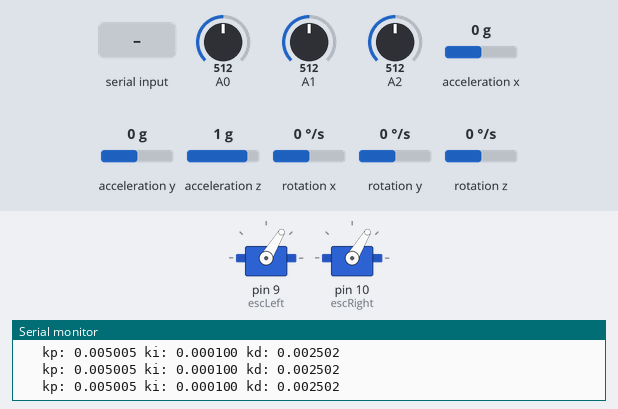
Recording of a sketch running on a simulated Arduino Uno, built with avr-gcc and run on an emulated ATmega328P. Parts: 2 × servo, the last lines printed to the serial monitor. The test bench sets the inputs (shaded band); at power-on: acceleration x 0 g, A1 = 512, A0 = 512, A2 = 512, acceleration y 0 g, acceleration z 1 g, rotation x 0 °/s, rotation y 0 °/s, rotation z 0 °/s.

Above: at 3.8 s.
3.9 s: acceleration x set to -1.4 g
At 5.06 s:
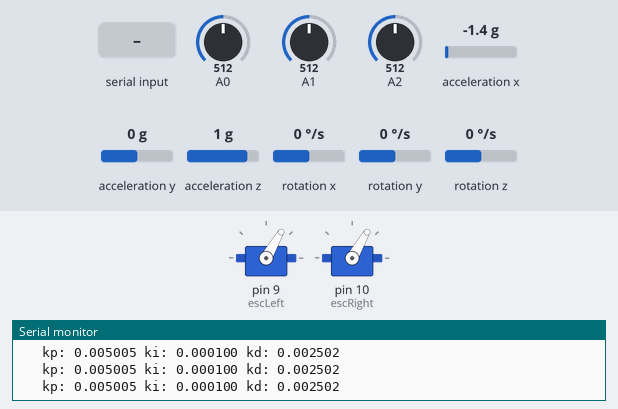
6.9 s: A1 set to 992
At 8.6 s:
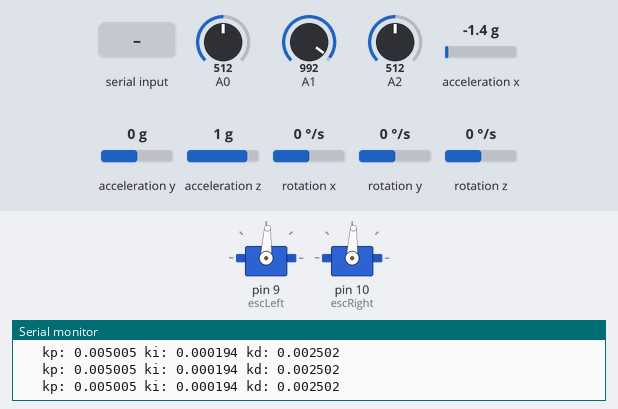
9.9 s: A1 set to 306
At 10.59 s:
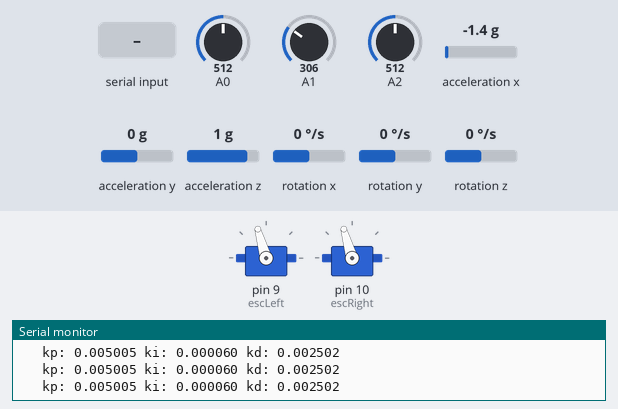
12.9 s: "90,45\n" received over Serial
14.4 s: A0 set to 30
Timing chart, 0 to 17.4 s (numbered marks = the images above; inputs shaded):
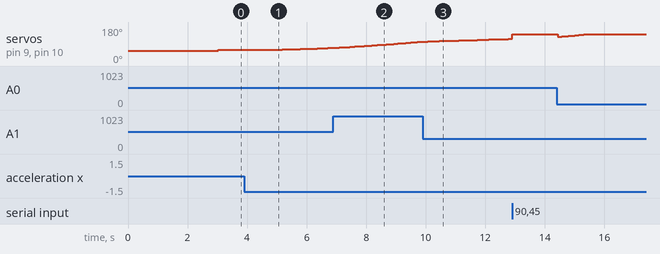

The sketch:

Master_Code_Two_Motor.ino
```cpp
#include <Wire.h>
#include <MPU6050.h>
#include <Servo.h>
#include <Filters.h>


/** Servo (ESC/Motor) variable and IMU variable **/
Servo escLeft;
Servo escRight;
MPU6050 mpu;

/** Working variables **/
unsigned long lastTime;
double unfilteredPitch, pitch, desiredPitch, errorPitch, lastPitch;
double unfilteredRoll, roll;

/** ADJUSTABLE: Setting a default pitch angle, sampling time in milliseconds, filter value, and  **/
double defaultAngle = - 10;
int SampleTime = 4;
float filterVal = 0.99;

/** The PID gains and PID terms **/
double kp, ki, kd;
double PTerm, ITerm, DTerm, DTermUnfiltered;
double ITermMin = 0;
double ITermMax = 2;
double sumPID;

/** To read serial monitor input angles **/
char readMonitor[3];  //CHECKON: changed this from "test" which was a keyword

/** Output, as well as it's minimum and maximum possible values to avoid integral wind up/overshoot **/
double Out;

void setup() {
  Serial.begin(9600);
  /** Bind ESC and motor to pin 9, then output value that doesn't make it run **/
  escLeft.attach(9);
  escLeft.write(1100);
  escRight.attach(10);
  escRight.write(1100);

  /** Testing connection to IMU **/
  while(!mpu.begin(MPU6050_SCALE_2000DPS, MPU6050_RANGE_2G)) {
    Serial.println("Could not find a valid MPU6050 sensor, check wiring!");
    delay(500);
  }
}

void loop() {
  /** Nothing will not run until 3 seconds in **/
  if (millis() < 3000) {
    Out = 1100;
  } else {
    /** Read normalized values from IMU and caclulates pitch and roll from them**/
    Vector normAccel = mpu.readNormalizeAccel();
    unfilteredPitch = (atan2(normAccel.XAxis, sqrt(normAccel.YAxis*normAccel.YAxis + normAccel.ZAxis*normAccel.ZAxis)) * 180.0) / M_PI;
    //int unfilteredRoll = (atan2(normAccel.YAxis, normAccel.ZAxis)*180.0)/M_PI;

    /** Smoothens out the pitch (tried lowpass filter). Second parameter determines the smoothness: 0 is off, 0.9999 is max smoothness **/
    pitch =  smooth(unfilteredPitch, filterVal, pitch);
    //roll = smooth(unfilteredRoll, filterVal, roll); //May need separate filter values for pitch and roll

    /** Will read input angle from Serial Monitor **/
    int i = 0;
    while (Serial.available()) {
     readMonitor[i++] = Serial.read();
    }

    /** Compute desired pitch and adds val (-20) to give val default angle, then computes error in pitch **/
    desiredPitch = atoi(readMonitor) + defaultAngle;
    errorPitch  = desiredPitch - pitch;

    /** TODO: Does same as above for roll but without default angle **/
    // This will involve editing how values are read in so you can input both roll and pitch

    /** Reading the PID gains from potentiometers on Analog ports 0, 1, and 2. Casting them to reasonable ranges **/
    double pot1 = analogRead(A0);
    double pot2 = analogRead(A1);
    double pot3 = analogRead(A2);
    double potMin = 0;
    double potMax = 1023;
    double pMin = 0;
    double iMin = 0;
    double dMin = 0;
    double pMax = 0.01;
    double iMax = 0.0002;
    double dMax = 0.005;
    kp = (((pot1 - potMin) * (pMax - pMin)) / (potMax - potMin)) + pMin;
    ki = (((pot2 - potMin) * (iMax - iMin)) / (potMax - potMin)) + iMin;
    kd = (((pot3 - potMin) * (dMax - dMin)) / (potMax - potMin)) + dMin;

    /** Calculating the time since last reading **/
    unsigned long now = millis();
    int timeChange = (now - lastTime);

    /** Computing the PID terms if timeChange is large enough **/
    if(timeChange >= SampleTime){
      /** P **/
      PTerm  = kp * errorPitch; // Proportional to instantaneous error in pitch

      /** I and clamping to prevent Integral wind up **/
      ITerm += ki * errorPitch; // Summed error in pitch over time
      if (ITerm > ITermMax) {
        ITerm = ITermMax;
      } else if (ITerm < ITermMin) {
        ITerm = ITermMin;
      }

      /** D **/
      double dpitch = (pitch - lastPitch);
      DTermUnfiltered = kd * dpitch;
      DTerm = smooth(DTermUnfiltered, 0.5, DTerm); // Instantaneous rate of change of pitch

      /** Compute sum of P, I, and D terms **/
      sumPID = PTerm + ITerm + DTerm;

      /** Remember some variables for next time **/
      lastPitch = pitch;
      lastTime = now;
    }

    /** Error from -87 to 43 is mapped from -1 to 1**/
    //Mapped = map(Mapped, -87, 44, 1000, 1370);  // NOTE: Mapped was changed to sumPID
    //Mapped = map(Mapped, -87, 43, -1, 1);
    double controlOutMin = 0;
    double controlOutMax = 1;
    double mixMin = 1150;
    double mixMax = 2000;
    if (sumPID > controlOutMax) {
      sumPID = controlOutMax;
    } else if (sumPID < controlOutMin) {
      sumPID = controlOutMin;
    }

    /** Input from -1 to 1 mapped to 1100 to 2000 **/
    Out = (((sumPID - controlOutMin) * (mixMax - mixMin)) / (controlOutMax - controlOutMin)) + mixMin;
  }

  // Currently keeping both outputs identical for preliminary fixed roll testing with two motors
  escLeft.write(Out);
  escRight.write(Out);
  printGains();
  //printPID();
  //printPitch();
  //printError();
  //printOut();
}

//double linInterp(double input,

double smooth(double data, float filterVal, double lastData){
  /** Makes sure parameters are within range **/
  if (filterVal > 1) {
    filterVal = .99;
  } else if (filterVal <= 0){
    filterVal = 0;
  }

  /** Computes smoothed value by taking into acount**/
  //TODO: Read up on where this equation came from (makes sense though)
  double smoothedVal = (data * (1 - filterVal)) + (lastData * filterVal);
  return smoothedVal;
}


void printPitch() {
  Serial.print(" Unfiltered Pitch = ");
  Serial.println(unfilteredPitch);
  Serial.print(" Pitch_d = ");
  Serial.println(desiredPitch);
  Serial.print(" Pitch = ");
  Serial.print(pitch);
}

void printError() {
  Serial.print(" Pitch_error = ");
  Serial.println(errorPitch);
}

void printGains() {
  Serial.print("\t kp: ");
  Serial.print(kp, 6);
  Serial.print(" ki: ");
  Serial.print(ki, 6);
  Serial.print(" kd: ");
  Serial.println(kd, 6);
}

void printPID() {
  Serial.print("\t P-Term = ");
  Serial.print(PTerm);
  Serial.print(" I-Term = ");
  Serial.print(ITerm);
  Serial.print(" D-Term = ");
  Serial.print(DTerm);
  Serial.print(" sumPID = ");
  Serial.print(sumPID);
}

void printOut() {
  Serial.print(" Out = ");
  Serial.println(Out);
}

/** Initial attempt at filtering, kept here for reference, originally went right after unfiltered pitch reading **/
    // ------------------------------------
    // create a one pole (RC) lowpass filter
    //RuningStatistics inputStats;
    //intputStats.setWindowSecs( 10.0 );
    //FilterOnePole filterOneLowpass( LOWPASS, 1000000 );
    //RunningStatistics filterOneLowpassStats;
    //filterOneLowpassStats.setWindowSecs( 10.0);
    //filterOneLowpass.input(unfilteredPitch);
    //pitch = filterOneLowpass.output();
    //pitch = unfilteredPitch;
    // ------------------------------------
```

Measured:
- after the input at 3.9 s, servo on pin 9 (escLeft), servo on pin 10 (escRight): moves from 59° to 70° over 1.9 s, starting after 1.1 s
